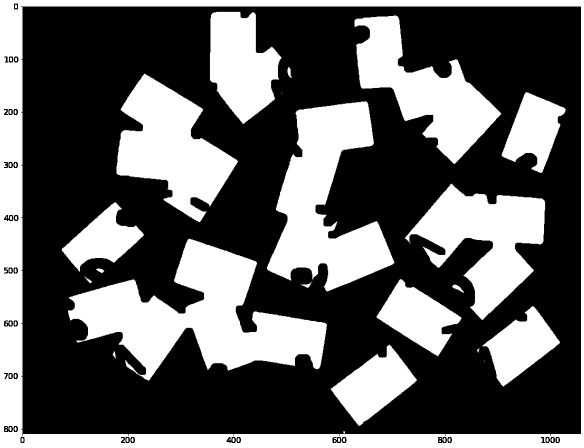
#> input picture 9-10 terms/image processing/01_lab/01.png, 1167 x 896 px (shown at 1/2 size)
$ python 01_lab.py 01.png
#> lines starting #> are read from the running program, lines starting #| are printed output that depends on the picture; after the words box and inside, x2 and y2 are one past the last pixel; in counts of white or black regions, pixels touching at a corner belong together
#> further down, img is the input picture: shape (896, 1167, 3); min 0, max 255, mean 94.6
import sys
import numpy as np
import cv2
from matplotlib import pyplot as plt
import ftdetect.features
import ftdetect.masks
from sklearn.neighbors import KDTree


def kirsch_filter(img):
    kernels = [0] * 8
    kernels[0] = np.array(
        [[5, 5, 5],
         [-3, 0, -3],
         [-3, -3, -3]]
    )
    kernels[1] = np.array(
        [[-3, 5, 5],
         [-3, 0, 5],
         [-3, -3, -3]]
    )
    kernels[2] = np.array(
        [[-3, -3, 5],
         [-3, 0, 5],
         [-3, -3, 5]]
    )
    kernels[3] = np.array(
        [[-3, -3, -3],
         [-3, 0, 5],
         [-3, 5, 5]]
    )
    kernels[4] = np.array(
        [[-3, -3, -3],
         [-3, 0, -3],
         [5, 5, 5]]
    )
    kernels[5] = np.array(
        [[-3, -3, -3],
         [5, 0, -3],
         [5, 5, -3]]
    )
    kernels[6] = np.array(
        [[5, -3, -3],
         [5, 0, -3],
         [5, -3, -3]]
    )
    kernels[7] = np.array(
        [[5, 5, -3],
         [5, 0, -3],
         [-3, -3, -3]]
    )

    kirsch = cv2.filter2D(img, -1, kernels[0]) / 8
    for i in range(1, 8):
        kirsch += cv2.filter2D(img, -1, kernels[i]) / 8

    return kirsch


def change_brightness(img, value=30):
#> called with value = 255
    hsv = cv2.cvtColor(img, cv2.COLOR_BGR2HSV)
#> hsv: shape (896, 1167, 3); mean H, S, V 0, 0, 94.6
    h, s, v = cv2.split(hsv)
#> h: shape (896, 1167); every value is 0
    v = cv2.add(v,value)
#> v: shape (896, 1167); every value is 255
    v[v > 255] = 255
    v[v < 0] = 0
    final_hsv = cv2.merge((h, s, v))
#> final_hsv: shape (896, 1167, 3); mean H, S, V 0, 0, 255
    img = cv2.cvtColor(final_hsv, cv2.COLOR_HSV2BGR)
#> img: shape (896, 1167, 3); every value is 255
    return img


def count_figs(img):
    cart_mask = img[:, :, ::-1]

    cart_mask = change_brightness(cart_mask, value=255)
    cart_mask = cart_mask[:, :, 2] - cart_mask[:, :, 0] / 2 - cart_mask[:, :, 1] / 2
#> cart_mask: shape (896, 1167) float64; every value is 0
    t, cart_mask = cv2.threshold(cart_mask, 60, 255, 0)

    for i in range(5):  # 5
        cart_mask = cv2.medianBlur(cart_mask.astype(np.float32), 5)

    cart_mask = cv2.erode(cart_mask, np.ones((3, 3), 'uint8'), iterations=4)  # 4

    q1, q2 = cv2.findContours(
        cart_mask.astype(np.uint8), cv2.RETR_CCOMP, cv2.CHAIN_APPROX_NONE
    )
#> q1 = []; q2 = None
    for k, e1 in enumerate(q1):
        if q2[0][k][-1] == -1:
            continue
        cv2.fillPoly(cart_mask, pts=[e1], color=(255, 255, 255))
#> this loop made 0 passes

    hsv = cv2.cvtColor(img[:, :, ::-1], cv2.COLOR_BGR2HSV)
    h, s, v = cv2.split(hsv)

    filter_ = kirsch_filter
    borders_mask = filter_(img[:, :, ::-1][:, :, 0])
#> in kirsch_filter, `kirsch = cv2.filter2D(img, -1, kernels[0]) / 8`:
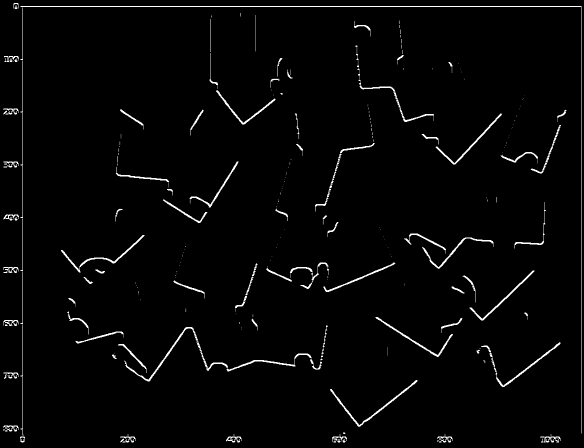
#> kirsch: shape (896, 1167) float64 (shown at 1/2 size); min 0, max 31.88, mean 0.7; drawn with min black and max white
#> the loop in kirsch_filter, `for i in range(1, 8):` made 7 passes
#> pass 1, in kirsch_filter, `kirsch += cv2.filter2D(img, -1, kernels[i]) / 8`:
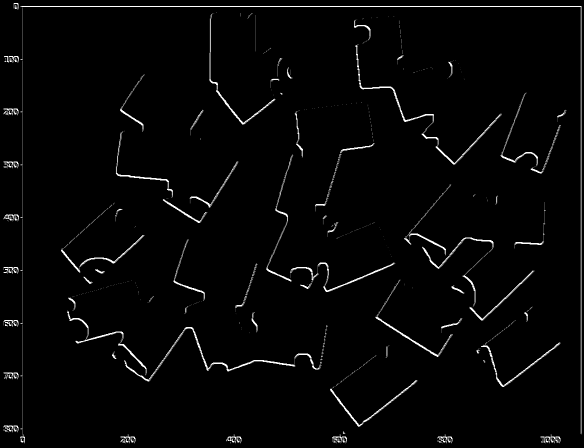
#> kirsch: shape (896, 1167) float64 (shown at 1/2 size); 2.51% of pixels changed, all inside (x1, y1, x2, y2) = (7, 6, 1163, 887); drawn with min black and max white
#> pass 2, in kirsch_filter, `kirsch += cv2.filter2D(img, -1, kernels[i]) / 8`:
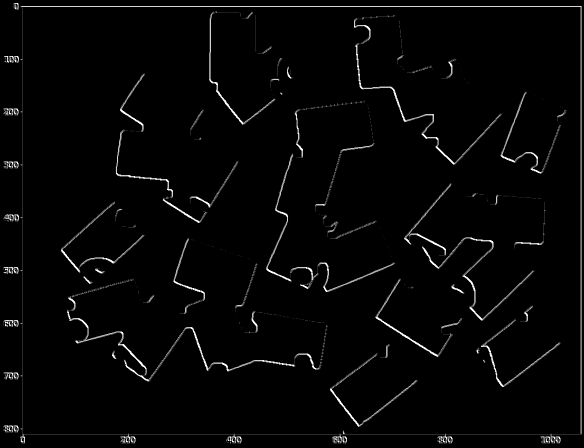
#> kirsch: shape (896, 1167) float64 (shown at 1/2 size); 2.49% of pixels changed, all inside (x1, y1, x2, y2) = (8, 6, 1163, 887); drawn with min black and max white
#> pass 3, in kirsch_filter, `kirsch += cv2.filter2D(img, -1, kernels[i]) / 8`:
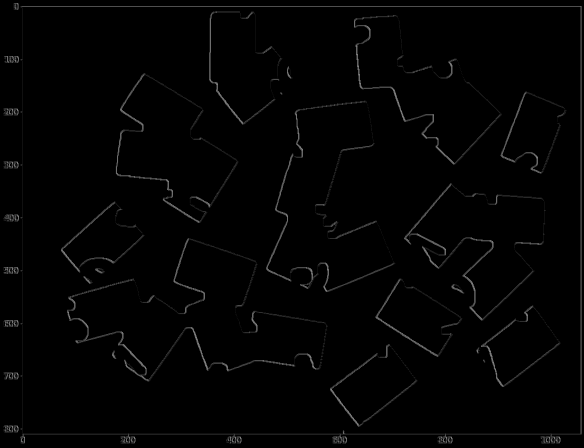
#> kirsch: shape (896, 1167) float64 (shown at 1/2 size); 2.51% of pixels changed, all inside (x1, y1, x2, y2) = (7, 6, 1163, 887)
#> after the loop in kirsch_filter, `for i in range(1, 8):`:
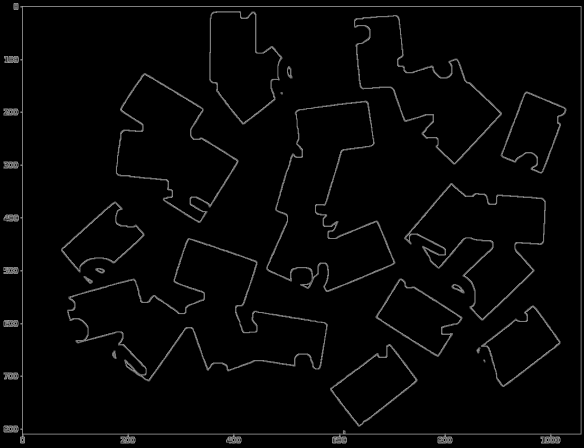
#> kirsch: shape (896, 1167) float64 (shown at 1/2 size); 4.42% of pixels changed, all inside (x1, y1, x2, y2) = (7, 6, 1163, 887)

    a = cart_mask * borders_mask / 255
    conters = a.copy()
    b = (255 - s)
    for i in range(2):
        b = cv2.GaussianBlur(b, (3, 3), 0)
    conters = b * conters / 255
    t, conters = cv2.threshold(conters, 12, 255, 0)

    q1, q2 = cv2.findContours(
        conters.astype(np.uint8), cv2.RETR_EXTERNAL, cv2.CHAIN_APPROX_NONE
    )

    r = np.zeros(conters.shape)
    n = 0
    for e1 in q1:
        if len(e1) < 100 or cv2.contourArea(e1) < 800:
            continue
        n += 1
        for e2 in e1:
            e2 = e2.reshape(-1)
            r[e2[1], e2[0]] = 255
#> after the loop, n = 0

    kernel = cv2.getStructuringElement(cv2.MORPH_RECT, (2, 2))
#> kernel = [[1, 1], [1, 1]]
    r1 = np.array(r)
    r1 = cv2.dilate(r1, kernel, iterations=1)
    r1 = cv2.morphologyEx(
        r1, cv2.MORPH_CLOSE, kernel, iterations=1
    )

    r2 = r1.copy()
    n2 = n
#> n2 = 0
    for i in range(0):
        q = r2.copy()
        q1, q2 = cv2.findContours(
            q.astype(np.uint8), cv2.RETR_CCOMP, cv2.CHAIN_APPROX_NONE
        )
        r2 = np.zeros(conters.shape)
        n2 = 0
        for k, e1 in enumerate(q1):
            if q2[0][k][-1] == -1 or len(e1) < 100 or cv2.contourArea(e1) < 800:
                continue
            n2 += 1
            for e2 in e1:
                e2 = e2.reshape(-1)
                r2[e2[1], e2[0]] = 255

        r2 = cv2.dilate(r2, kernel, iterations=1)
        r2 = cv2.morphologyEx(
            r2, cv2.MORPH_CLOSE, kernel, iterations=1
        )

    q1, q2 = cv2.findContours(
        r2.astype(np.uint8), cv2.RETR_CCOMP, cv2.CHAIN_APPROX_NONE
    )
    r3 = np.zeros(conters.shape)
    for k, e1 in enumerate(q1):
        if q2[0][k][-1] == -1 or len(e1) < 100 or cv2.contourArea(e1) < 800:
            continue
        for e2 in e1:
            e2 = e2.reshape(-1)
            r3[e2[1], e2[0]] = 255

    r4 = r3.copy()
    for k, e1 in enumerate(q1):
        if q2[0][k][-1] == -1:
            continue
        cv2.fillPoly(r4, pts=[e1], color=(255, 255, 255))

#> (the run stopped early here; a loop or call above may not have finished)

$ run again, on 9-10 terms/image processing/01_lab/03.png
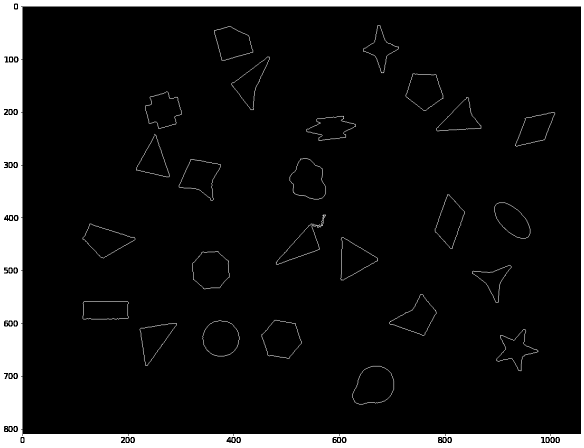
#> input picture 9-10 terms/image processing/01_lab/03.png, 1167 x 896 px (shown at 1/2 size)
#> img is the input picture: shape (896, 1167, 3); min 0, max 255, mean 22.9
#> hsv: shape (896, 1167, 3); mean H, S, V 0, 0, 22.9
#> h: shape (896, 1167); every value is 0
#> final_hsv: shape (896, 1167, 3); mean H, S, V 0, 0, 255
#> img: shape (896, 1167, 3); every value is 255
#> q1 = []; q2 = None
#> the loop in kirsch_filter, `for i in range(1, 8):` made 7 passes
#> pass 1, in kirsch_filter, `kirsch += cv2.filter2D(img, -1, kernels[i]) / 8`:
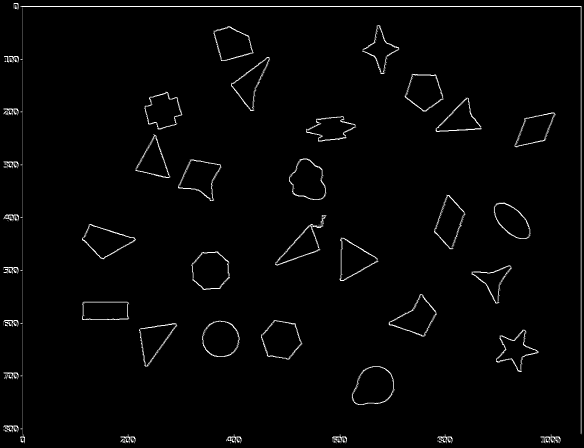
#> kirsch: shape (896, 1167) float64 (shown at 1/2 size); min 0, max 63.75, mean 1.2; drawn with min black and max white
#> after the loop in kirsch_filter, `for i in range(1, 8):`:
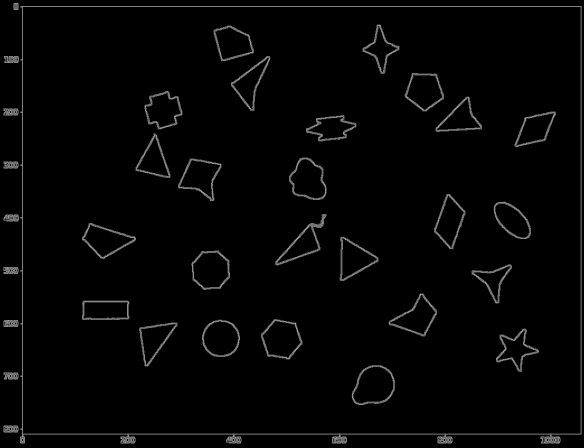
#> kirsch: shape (896, 1167) float64 (shown at 1/2 size); min 0, max 191.2, mean 4.6
#> after the loop in count_figs, `for e1 in q1:`: n = 0
#> kernel = [[1, 1], [1, 1]]
#> n2 = 0
